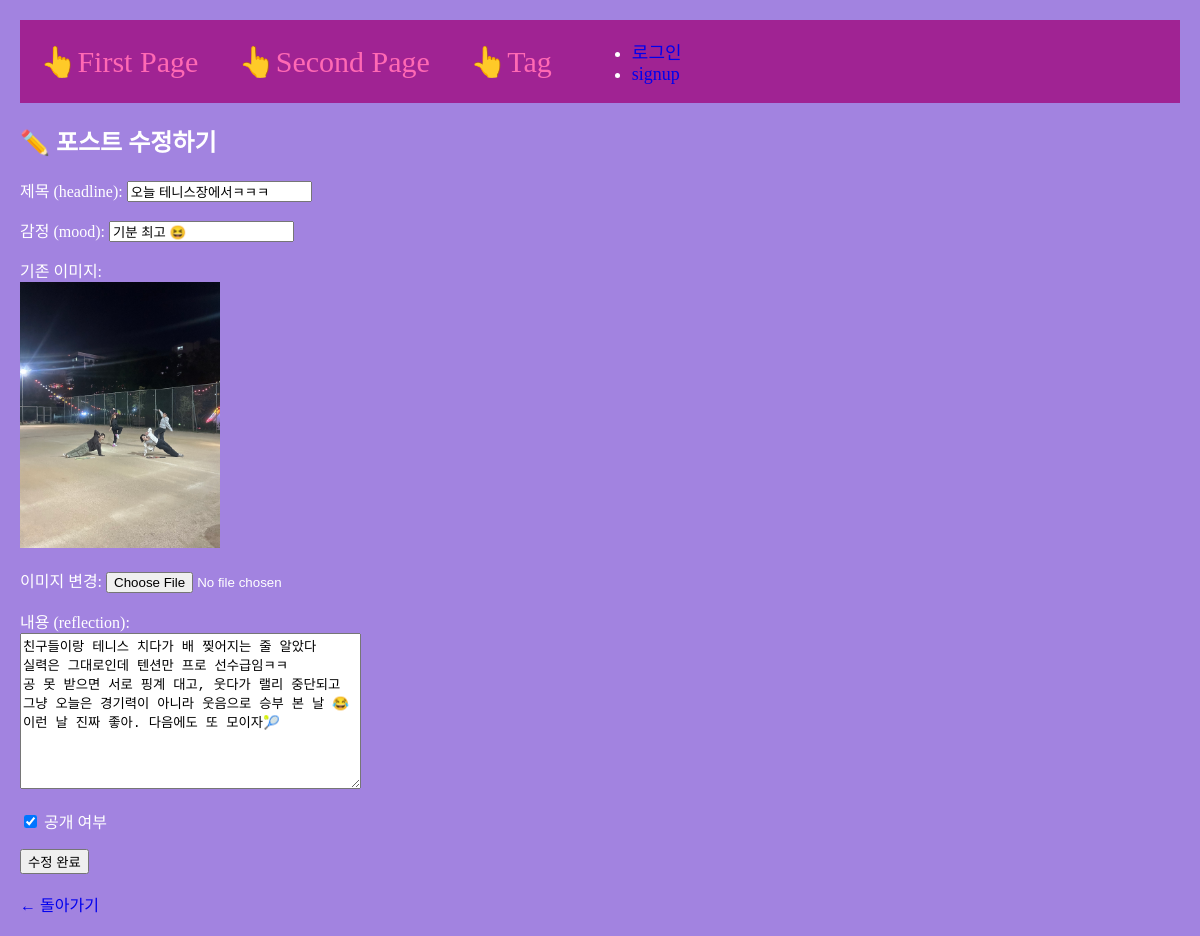
The app's page /edit/1, older data.
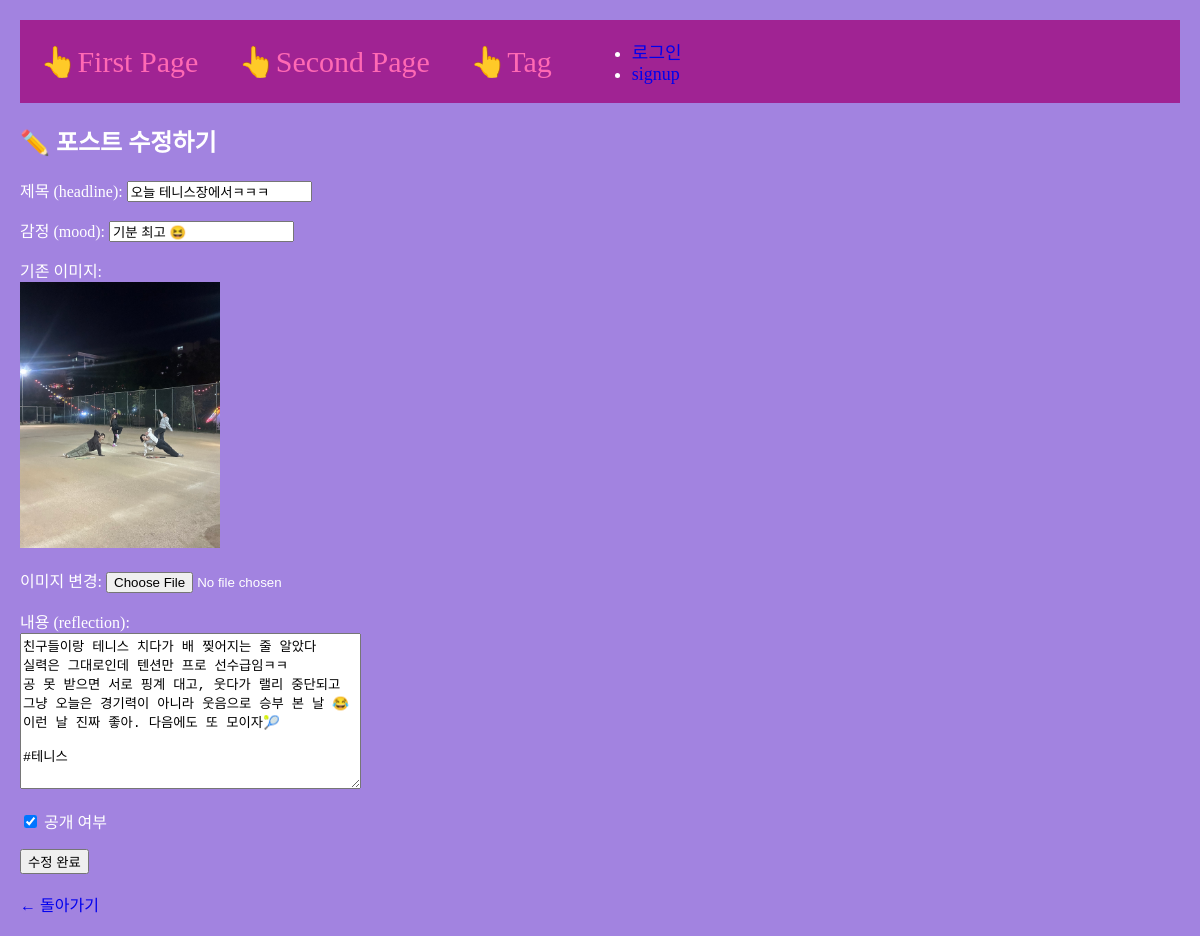
The same page, newer data.
### main/models.py (models this page shows, shortened)
class Post(models.Model):
    author = models.ForeignKey(User, null=False, blank=False, on_delete=models.CASCADE)
    headline = models.CharField(max_length=100)
    mood = models.CharField(max_length=20, blank=True)
    photo = models.ImageField(upload_to="post/", blank=True, null=True)
    reflection = models.TextField()
    created_at = models.DateTimeField(auto_now_add=True)
    is_shared = models.BooleanField(default=True)
    tags = models.ManyToManyField('Tag', blank=True, related_name='posts')
    like=models.ManyToManyField(User, related_name='likes', blank=True)
    like_count=models.PositiveIntegerField(default=0)

### main/views.py (the view)
# urls.py: path('edit/<int:id>', edit, name="edit"),
def edit(request, id):
    edit_post = get_object_or_404(Post, pk=id)
    return render(request, 'main/edit.html', {"post": edit_post})

### main/templates/main/edit.html (shortened to what this page needs)
{% extends 'base.html' %}
{% load static %}
{% block content %}
<h2>✏️ 포스트 수정하기</h2>
<form action="{% url 'main:update' post.id %}" method="POST" enctype="multipart/form-data">
    <p>
        제목 (headline):
        <input type="text" name="headline" value="{{ post.headline }}" required>
    </p>
    <p>
        감정 (mood):
        <input type="text" name="mood" value="{{ post.mood }}">
    </p>
    <p>
        기존 이미지:<br>
        {% if post.photo %}
            <img src="{{ post.photo.url }}" alt="첨부 이미지" width="200px"><br>
        {% else %}
            <span>(이미지 없음)</span><br>
        {% endif %}
    </p>
    <p>
        이미지 변경:
        <input type="file" name="photo">
    </p>
    <p>
        내용 (reflection):<br>
        <textarea name="reflection" cols="40" rows="10" required>{{ post.reflection }}</textarea>
    </p>
    <p>
        <label>
            <input type="checkbox" name="is_shared" {% if post.is_shared %}checked{% endif %}> 공개 여부
        </label>
    </p>
    <button type="submit">수정 완료</button>
</form>
<br>
<a href="{% url 'main:detail' post.id %}">← 돌아가기</a>
{% endblock %}

Row changes from the older to the newer data that the page shows:
changed Post "오늘 테니스장에서ㅋㅋㅋ": reflection "친구들이랑 테니스 치다가 배 찢어지는 줄 알았다 실력은 그대로인데 텐션만 프로 선수급임ㅋㅋ 공 못 받으면 서로 핑계 대고, 웃다가 랠리 중단되고 그냥 오늘은 경기력이 아니라 웃음으로 승부 본 날 😂 이런 날 진짜 좋아. 다음에도 또 모이자🎾" → "친구들이랑 테니스 치다가 배 찢어지는 줄 알았다 실력은 그대로인데 텐션만 프로 선수급임ㅋㅋ 공 못 받으면 서로 핑계 대고, 웃다가 랠리 중단되고 그냥 오늘은 경기력이 아니라 웃음으로 승부 본 날 😂 이런 날 진짜 좋아. 다음에도 또 모이자🎾 #테니스"
